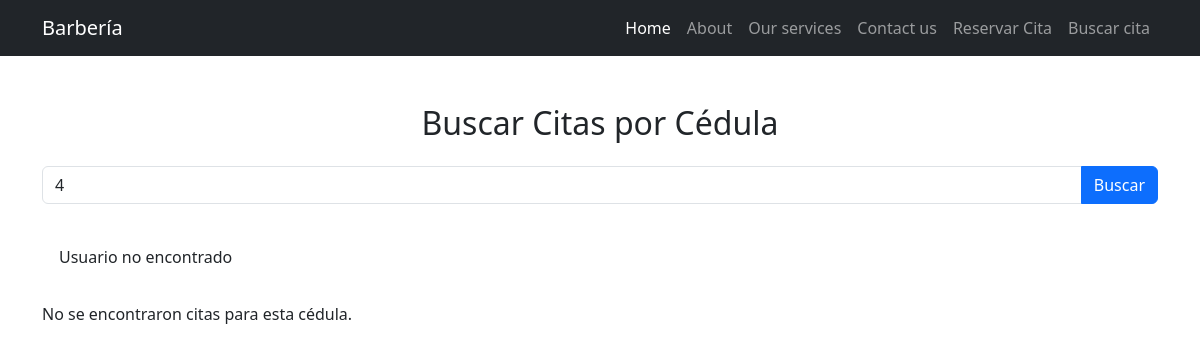
Before: /buscar-citas/?cedula=4 with the older database file.
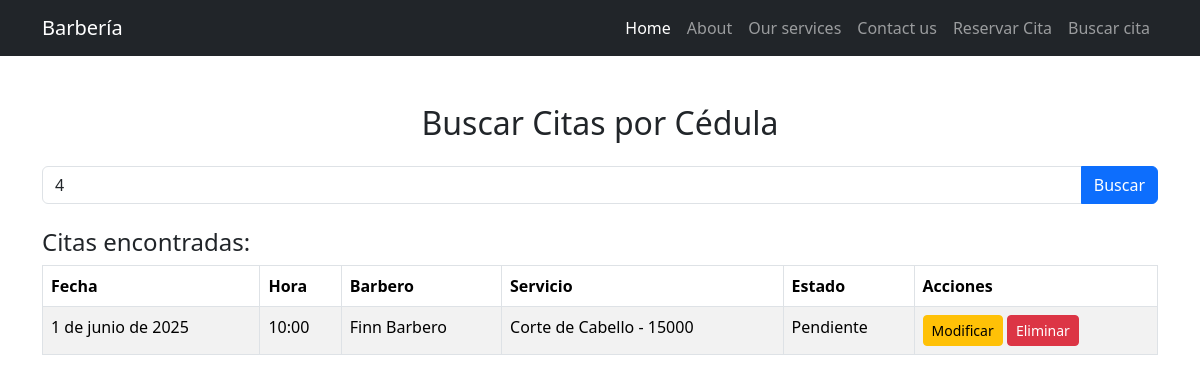
After: the same page with the newer database file.
### barbershop/models.py (models this page shows, shortened)
class Cita(models.Model):
    id = models.AutoField(primary_key=True)
    usuario = models.ForeignKey(Usuario, on_delete=models.CASCADE, related_name='citas_usuario')
    barbero = models.ForeignKey(Usuario, on_delete=models.CASCADE, related_name='citas_barbero', limit_choices_to={'rol': 'B'})
    servicio = models.ForeignKey(Servicios, on_delete=models.SET_NULL, null=True)
    fecha = models.DateField()
    hora = models.TimeField()
    ESTADOS = (
        ('P', 'Pendiente'),
        ('C', 'Cancelada'),
        ('R', 'Realizada')
    )
    estado = models.CharField(max_length=1, choices=ESTADOS, default='P')

class Usuario(models.Model):
    cedula = models.IntegerField(primary_key=True)
    password = models.CharField(max_length=254)
    nombre = models.CharField(max_length=100)
    apellido = models.CharField(max_length=100)
    ROLES = (
        ('A', 'Administrador'),
        ('B', 'Barbero'),
        ('U', 'Usuario')
    )
    rol = models.CharField(max_length=1, choices=ROLES, default='U')
    def __str__(self):
        return f"{self.nombre} {self.apellido}"

class Servicios(models.Model):
    id = models.AutoField(primary_key=True,)
    nombre_servicio = models.CharField(max_length=50)
    precio = models.IntegerField()
    def __str__(self):
        return f"{self.nombre_servicio} - {self.precio}"

### barbershop/views.py (the view)
# urls.py: path('buscar-citas/', views.buscar_citas, name='buscar_citas'),
def buscar_citas(request):
    citas = None
    cedula = request.GET.get('cedula')
    if cedula:
        try:
            usuario = Usuario.objects.get(cedula=cedula)
            citas = Cita.objects.filter(usuario=usuario)
        except Usuario.DoesNotExist:
            messages.error(request, 'Usuario no encontrado')
        except Exception as e:
            messages.error(request, f'Error: {str(e)}')
    return render(request, 'buscar_cita.html', {'citas': citas, 'cedula': cedula})

### barbershop/templates/buscar_cita.html (shortened to what this page needs)
{% load static %}
<!DOCTYPE html>
<html lang="es">
<head>
    <link href="{% static 'bootstrap/css/bootstrap.min.css' %}" rel="stylesheet">
</head>
<body>
    {% include 'navbar.html' %}
    <div class="container mt-5">
        <h2 class="text-center">Buscar Citas por Cédula</h2>
        <form method="get" class="my-4">
            <div class="input-group">
                <input type="text" name="cedula" class="form-control" placeholder="Ingrese cédula" value="{{ cedula|default:'' }}" required>
                <button type="submit" class="btn btn-primary">Buscar</button>
            </div>
        </form>
        {% if messages %}
            {% for message in messages %}
                <div class="alert alert-{{ message.tags }}">{{ message }}</div>
            {% endfor %}
        {% endif %}
        {% if citas %}
            <h4>Citas encontradas:</h4>
            <table class="table table-bordered table-striped">
                <thead>
                    <tr>
                        <th>Fecha</th>
                        <th>Hora</th>
                        <th>Barbero</th>
                        <th>Servicio</th>
                        <th>Estado</th>
                        <th>Acciones</th>
                    </tr>
                </thead>
                <tbody>
                    {% for cita in citas %}
                        <tr>
                            <td>{{ cita.fecha }}</td>
                            <td>{{ cita.hora }}</td>
                            <td>{{ cita.barbero }}</td>
                            <td>{{ cita.servicio }}</td>
                            <td>{{ cita.get_estado_display }}</td>
                            <td>
                                <a href="{% url 'formulario_editar_cita' cita.usuario.cedula %}?cita_id={{ cita.id }}" class="btn btn-sm btn-warning">Modificar</a>
                                <a href="{% url 'eliminar_cita' cita.id %}" class="btn btn-sm btn-danger" onclick="return confirm('¿Está seguro de eliminar esta cita?');">Eliminar</a>
                            </td>
                        </tr>
                    {% endfor %}
                </tbody>
            </table>
        {% elif cedula %}
            <p>No se encontraron citas para esta cédula.</p>
        {% endif %}
    </div>
</body>
</html>

### barbershop/templates/navbar.html (shortened to what this page needs)
<nav class="navbar navbar-expand-lg navbar-dark bg-dark">
    <div class="container">
        <a class="navbar-brand" href="{% url 'index' %}">Barbería</a>
        <div class="collapse navbar-collapse justify-content-end" id="navbarNav">
            <ul class="navbar-nav">
                <li class="nav-item"><a class="nav-link active" href="{% url 'index' %}">Home</a></li>
                <li class="nav-item"><a class="nav-link" href="{% url 'quienes_somos' %}">About</a></li>
                <li class="nav-item"><a class="nav-link" href="{% url 'servicios' %}">Our services</a></li>
                <li class="nav-item"><a class="nav-link" href="{% url 'contacto' %}">Contact us</a></li>
                <li class="nav-item"><a class="nav-link" href="{% url 'reservar_cita' %}">Reservar Cita</a></li>
                <li class="nav-item"><a class="nav-link" href="{% url 'buscar_citas' %}">Buscar cita</a></li>
            </ul>
        </div>
    </div>
</nav>

Changed rows visible on the page:
added Cita: fecha "1 de junio de 2025", hora "10:00", barbero "Finn Barbero", servicio "Corte de Cabello - 15000", estado "Pendiente"
Other visible differences:
text no longer shown: "No se encontraron citas para esta cédula."
text now shown: "Citas encontradas: Fecha Hora Barbero Servicio Estado Acciones"
list line gone: "Usuario no encontrado"
